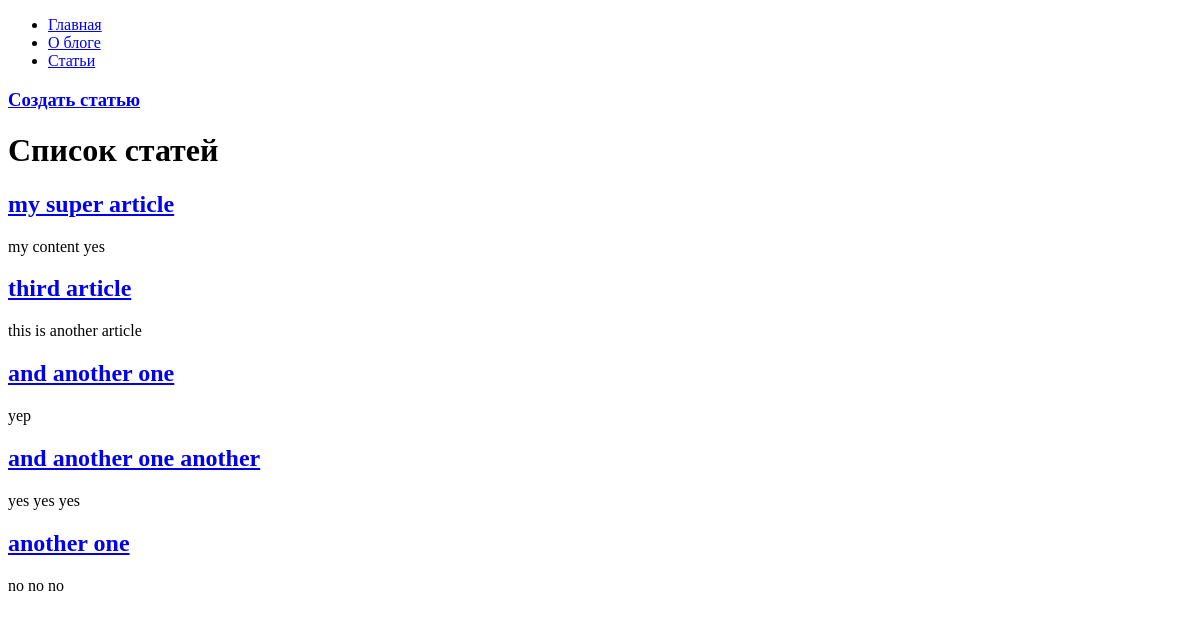
The page /articles/ on the database as committed earlier.
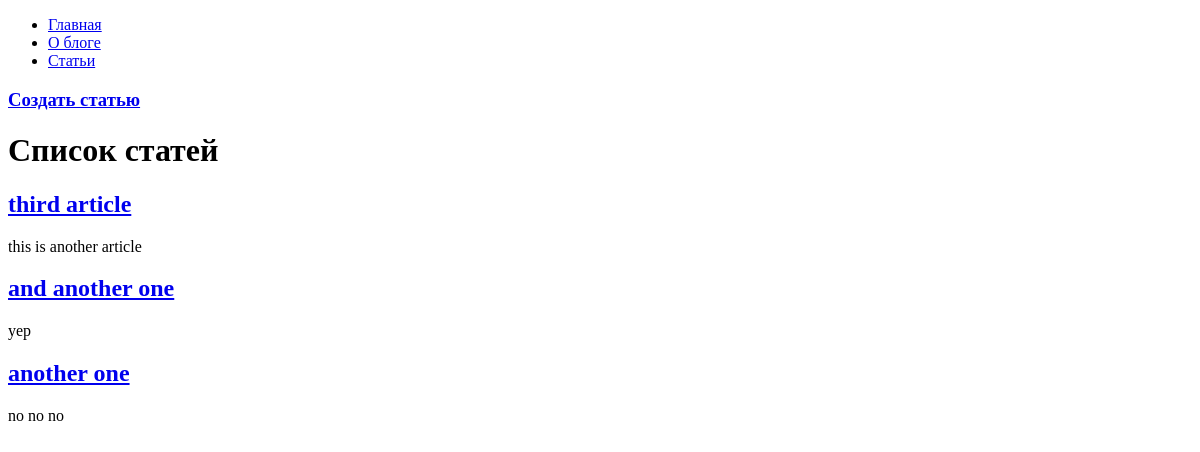
The same page on the database as committed later.
### hexlet_django_blog/article/models.py (models this page shows, shortened)
class Article(models.Model):
    name = models.CharField(max_length=200)
    body = models.TextField()
    timestamp = models.DateTimeField(auto_now_add=True)

### hexlet_django_blog/article/views.py (the view)
# urls.py: path('', views.IndexView.as_view(), name='articles_index'),
class IndexView(View):
    def get(self, request, *args, **kwargs):
        articles = Article.objects.all()[:15]
        return render(request, 'articles/index.html', context={
            'articles': articles,
        })

### hexlet_django_blog/templates/articles/index.html
{% extends "base.html" %}
{% block content %}
    <h3><a href="{% url 'articles_create' %}">Создать статью</a></h3>
    <h1>Список статей</h1>
    {% for article in articles %}
        <h2><a href="{% url 'articles_detail' article.id %}">{{ article.name }}</a></h2>
        <div>{{ article.body|slice:":200" }}</div>
    {% endfor %}
{% endblock %}

### hexlet_django_blog/templates/base.html (shortened to what this page needs)
<!DOCTYPE html>
<html lang="en">
<head>
</head>
<body>
<div id="sidebar">
    {% block sidebar %}
        <ul>
            <li><a href="/">Главная</a></li>
            <li><a href="{% url 'about' %}">О блоге</a></li>
            <li><a href="{% url 'articles_index' %}">Статьи</a></li>
        </ul>
    {% endblock %}
</div>
<div id="content">
    {% block content %}{% endblock %}
</div>
</body>
</html>

Rows that differ between the two databases and show on the page:
removed Article: name "my super article", body "my content yes"
removed Article: name "and another one another", body "yes yes yes"
